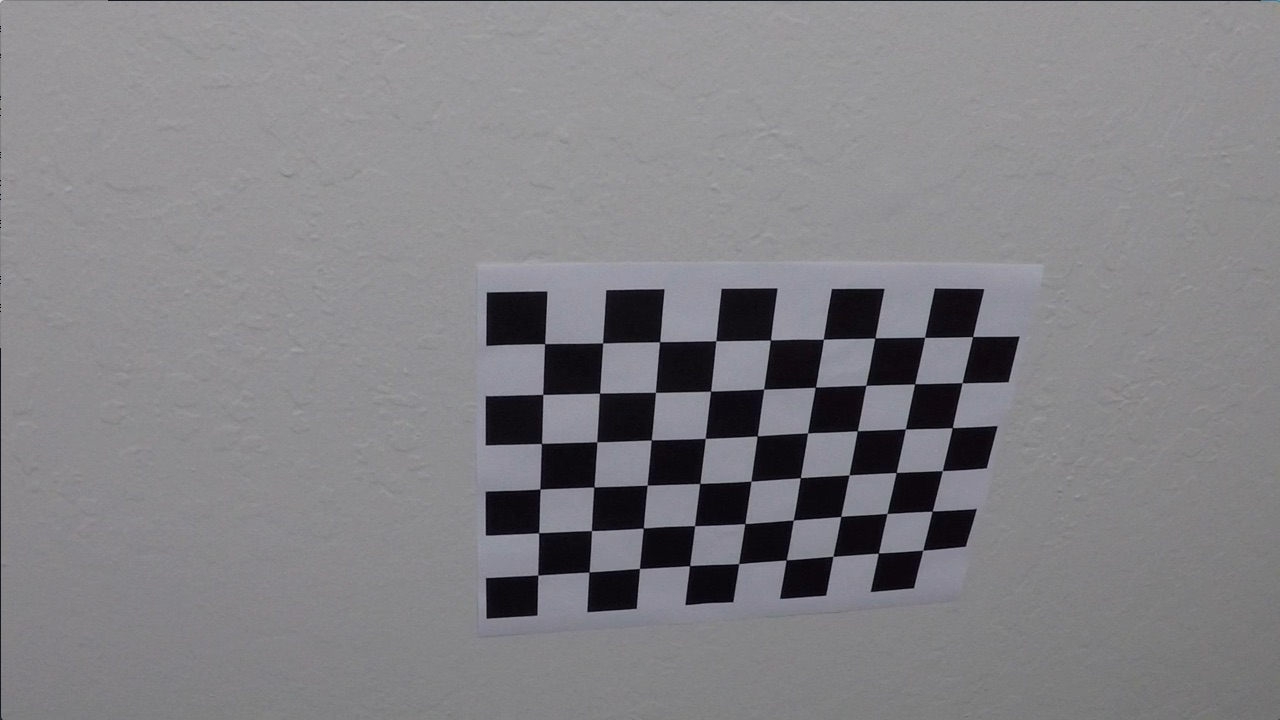
#> input picture CarND-Advanced-Lane-Lines/camera_cal/calibration10.jpg, 1280 x 720 px; its folder holds only this picture in this run
$ jupyter execute --allow-errors Finding_Lane_Line_PlayGround_python.ipynb   (shell and % lines are left out)   (older library calls are emulated)
#> lines starting #> are read from the running program, lines starting #| are printed output that depends on the picture; after the words box and inside, x2 and y2 are one past the last pixel; in counts of white or black regions, pixels touching at a corner belong together
### CarND-Advanced-Lane-Lines/utils/CameraCalibration.py
import numpy as np
import cv2

class CameraCalibration():
    def __init__(self, images):
        self.mtx = None # Camera matrix
        self.dist = None # Distortion coefficients

        self.size = None # image size

        objpoints, imgpoints = self.get_obj_img_points(images)
        self.mtx, self.dist = self.get_calibration_mat(objpoints, imgpoints)

    def get_obj_img_points(self, images):
        # prepare object points, like (0,0,0), (1,0,0), (2,0,0) ....,(6,5,0)
        objp = np.zeros((6*9,3), np.float32)
        objp[:,:2] = np.mgrid[0:9,0:6].T.reshape(-1,2)

        # Arrays to store object points and image points from all the images.
        objpoints = [] # 3d points in real world space
        imgpoints = [] # 2d points in image plane.

        # Step through the list and search for chessboard corners
        for fname in images:
            img = cv2.imread(fname)
#> img is the input picture: shape (720, 1280, 3); mean B, G, R 133.1, 129.4, 130.2
            gray = cv2.cvtColor(img,cv2.COLOR_BGR2GRAY)
            self.size = gray.shape[::-1]

            # Find the chessboard corners
            ret, corners = cv2.findChessboardCorners(gray, (9,6), None)
#> ret = True; corners = 54 rows, first 8: [545.3, 343.1], [602.7, 342.8], [660.1, 341.3], [715.8, 340.7], [770.6, 340], [823.5, 339.2], [874.3, 338.5], [925.1, 337.4]
#> in __init__, `objpoints, imgpoints = self.get_obj_img_points(images)`: objpoints = 1 item

            # If found, add object points, image points
            if ret == True:
                objpoints.append(objp)
                imgpoints.append(corners)

        return objpoints, imgpoints

    def get_calibration_mat(self, objpoints, imgpoints):
        ret, mtx, dist, rvecs, tvecs = cv2.calibrateCamera(objpoints, imgpoints, self.size, None, None)
#> ret = 0.68; mtx = [[1143.7, 0, 681.7], [0, 1109.2, 367.7], [0, 0, 1]]; dist = [[-0.515, 2.99, -0.00876, 0.00937, 1.41]]; rvecs = ([0.451, -0.252, 0.0361],); tvecs = ([-2.31, -0.422, 19.12],)
        return mtx, dist

    def undistort_img(self, img):
        return cv2.undistort(img, self.mtx, self.dist, None, self.mtx)

### CarND-Advanced-Lane-Lines/utils/Thresholding.py
import numpy as np
import cv2

class ImageColorThres():
    def __init__(self, img, vertices):
        self.img = self.region_of_interest(img, vertices)
        self.H, self.L, self.S = self.RGB2HLS()

    def RGB2HLS(self):
        hls = cv2.cvtColor(self.img, cv2.COLOR_RGB2HLS) # decompose
        return hls[:,:,0], hls[:,:,1], hls[:,:,2]

    def thresholding_onechannel(self, channel, th_min=0, th_max=255):
        # decompose
        if channel == 'H':
            target_channel_img = self.H
        elif channel == 'L':
            target_channel_img = self.L
        elif channel == 'S':
            target_channel_img = self.S

        # combine
        binary = np.zeros_like(target_channel_img)
        binary[(target_channel_img >= th_min)&(target_channel_img <= th_max)] = 1

        return binary

    def region_of_interest(self, img, vertices):
        """
        Applies an image mask.

        Only keeps the region of the image defined by the polygon
        formed from `vertices`. The rest of the image is set to black.
        """
        # defining a blank mask to start with
        mask = np.zeros_like(img)

        # defining a 3 channel or 1 channel color to fill the mask with depending on the input image
        if len(img.shape) > 2:
            channel_count = img.shape[2]  # i.e. 3 or 4 depending on your image
            ignore_mask_color = (255,) * channel_count
        else:
            ignore_mask_color = 255

        # filling pixels inside the polygon defined by "vertices" with the fill color
        cv2.fillPoly(mask, vertices, ignore_mask_color)

        # returning the image only where mask pixels are nonzero
        masked_image = cv2.bitwise_and(img, mask)
        return masked_image

class ImageGradientThres():
    def __init__(self, gray):
        self.gray = gray
        print('Gradient thresholding class')

    def gaussian_blur(self, kernel_size):
        """Applies a Gaussian Noise kernel"""
        return cv2.GaussianBlur(img, (kernel_size, kernel_size), 0)

    # [68 lines left out: functions abs_sobel_thresh, mag_thresh, dir_threshold, region_of_interest, not called in this run]

### CarND-Advanced-Lane-Lines/utils/GradientThresholding.py
import numpy as np
import cv2

def gaussian_blur(gray, kernel_size):
    """Applies a Gaussian Noise kernel"""
    return cv2.GaussianBlur(img, (kernel_size, kernel_size), 0)

def abs_sobel_thresh(gray, orient='x', sobel_kernel=3, thresh=(0, 255)):
    # Apply x or y gradient with the OpenCV Sobel() function
    # and take the absolute value
    if orient == 'x':
        abs_sobel = np.absolute(cv2.Sobel(gray, cv2.CV_64F, 1, 0, ksize=sobel_kernel))
    if orient == 'y':
        abs_sobel = np.absolute(cv2.Sobel(gray, cv2.CV_64F, 0, 1, ksize=sobel_kernel))
    # Rescale back to 8 bit integer
    scaled_sobel = np.uint8(255*abs_sobel/np.max(abs_sobel))
    # Create a copy and apply the threshold
    binary_output = np.zeros_like(scaled_sobel)
    # Here I'm using inclusive (>=, <=) thresholds, but exclusive is ok too
    binary_output[(scaled_sobel >= thresh[0]) & (scaled_sobel <= thresh[1])] = 1

    # Return the result
    return binary_output

# [27 lines left out: functions mag_thresh, dir_threshold, not called in this run]

def region_of_interest(img, vertices):
    """
    Applies an image mask.

    Only keeps the region of the image defined by the polygon
    formed from `vertices`. The rest of the image is set to black.
    """
    # defining a blank mask to start with
    mask = np.zeros_like(img)

    # defining a 3 channel or 1 channel color to fill the mask with depending on the input image
    if len(img.shape) > 2:
        channel_count = img.shape[2]  # i.e. 3 or 4 depending on your image
        ignore_mask_color = (255,) * channel_count
    else:
        ignore_mask_color = 255

    # filling pixels inside the polygon defined by "vertices" with the fill color
    cv2.fillPoly(mask, vertices, ignore_mask_color)

    # returning the image only where mask pixels are nonzero
    masked_image = cv2.bitwise_and(img, mask)
    return masked_image

### CarND-Advanced-Lane-Lines/Finding_Lane_Line_PlayGround_python.ipynb
## Advanced Lane Finding Project

The goals / steps of this project are the following:

* Compute the camera calibration matrix and distortion coefficients given a set of chessboard images.
* Apply a distortion correction to raw images.
* Use color transforms, gradients, etc., to create a thresholded binary image.
* Apply a perspective transform to rectify binary image ("birds-eye view").
* Detect lane pixels and fit to find the lane boundary.
* Determine the curvature of the lane and vehicle position with respect to center.
* Warp the detected lane boundaries back onto the original image.
* Output visual display of the lane boundaries and numerical estimation of lane curvature and vehicle position.

## Undestort Image
---

[cell 1]
import numpy as np
import cv2
import glob
import matplotlib.pyplot as plt

[cell 2]
from utils.CameraCalibration import CameraCalibration # import Calibaration

[cell 3]
# Make a list of calibration images
chkboard_images = glob.glob('./camera_cal/calibration*.jpg')

#
calibration = CameraCalibration(chkboard_images)
#> in __init__, `self.mtx, self.dist = self.get_calibration_mat(objpoints, imgpoints)`: self.mtx has the same summary as mtx in get_calibration_mat; self.dist = [[-0.515, 2.99, -0.00876, 0.00937, 1.41]]

[cell 4]
calibration.mtx, calibration.dist
#> Out = ([[1143.7, 0, 681.7], [0, 1109.2, 367.7], [0, 0, 1]], [[-0.515, 2.99, -0.00876, 0.00937, 1.41]])

[cell 5]
img = cv2.imread('./camera_cal/calibration1.jpg')
#> (the rest of this cell did not finish here and is left out)

## Image Thresholding
---
Thresholding: using HLS channel

[cell 6]
from utils.Thresholding import ImageColorThres

[cell 7]
# load road image
img = cv2.imread('./test_images/straight_lines1.jpg')
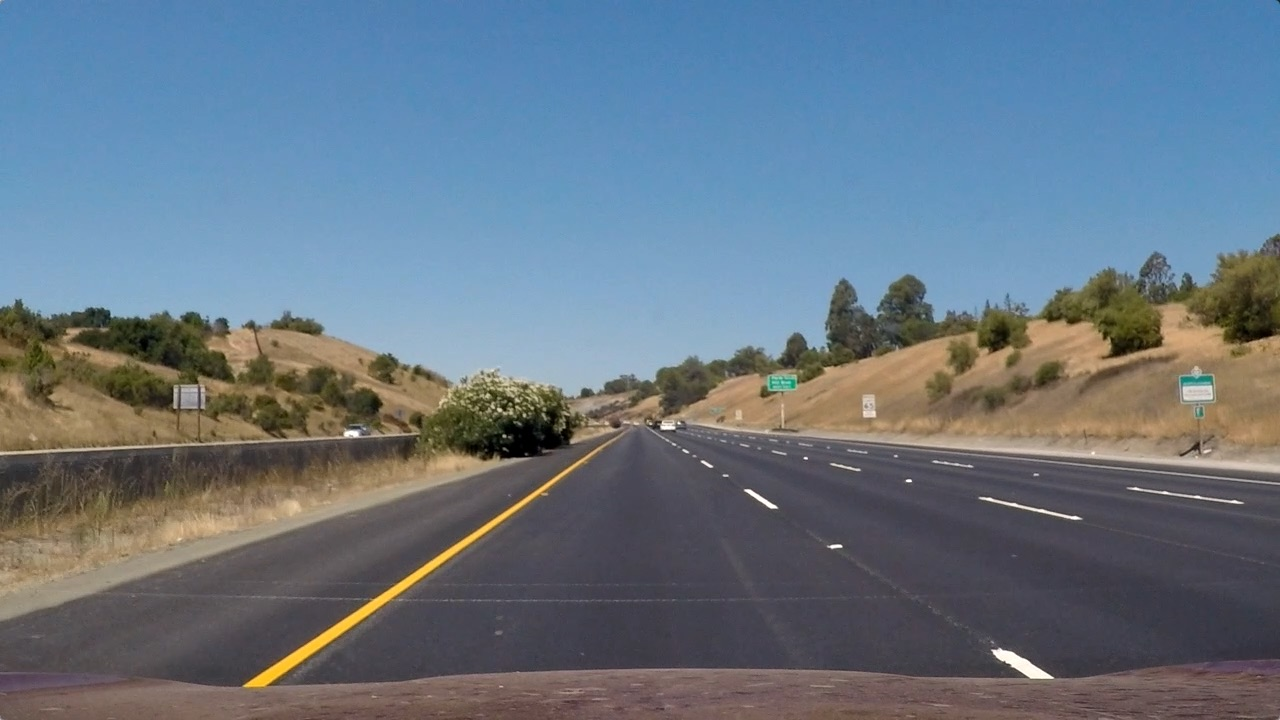
#> input picture CarND-Advanced-Lane-Lines/test_images/straight_lines1.jpg, 1280 x 720 px
#> img is the input picture: shape (720, 1280, 3); mean B, G, R 131.2, 117.7, 103.2
img = cv2.cvtColor(img, cv2.COLOR_BGR2RGB) # convert image from BGR to RGB

undimg = calibration.undistort_img(img)

f, (ax1, ax2) = plt.subplots(1, 2, figsize=(21, 6))
f.tight_layout()
ax1.imshow(img)
ax1.set_title('Original Image', fontsize=25)
ax2.imshow(undimg)
ax2.set_title('Undistorted Image', fontsize=25)
plt.subplots_adjust(left=0., right=1, top=0.9, bottom=0.)

[cell 8]
imshape = undimg.shape # image size
print("image shape: ", imshape)
#| image shape:  (720, 1280, 3)

roi_vertices = np.array([[(0,imshape[0]),
                        (imshape[1]*7/15, imshape[0]*3/5),
                        (imshape[1]*8/15, imshape[0]*3/5),
                        (imshape[1],imshape[0])]],
                         dtype=np.int32) # vertices of roi

colorthres = ImageColorThres(img, roi_vertices)
#> in region_of_interest, `cv2.fillPoly(mask, vertices, ignore_mask_color)`:
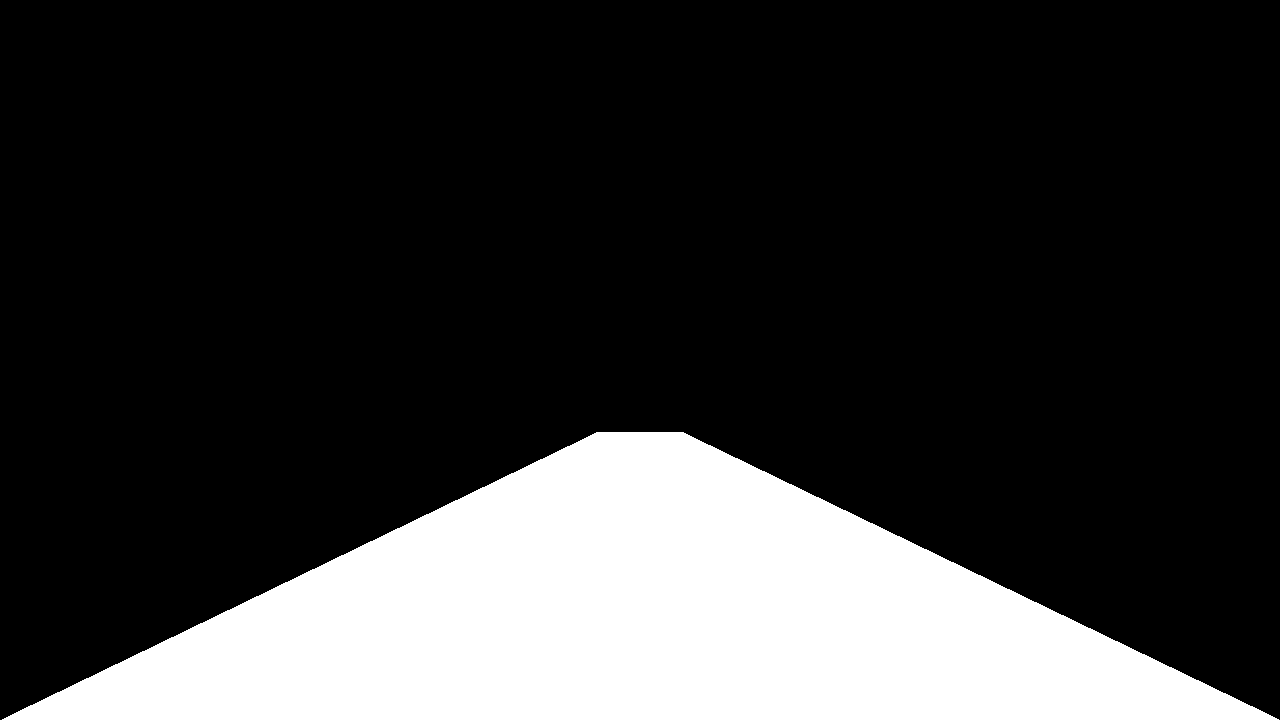
#> mask: shape (720, 1280, 3); 21.3% white; 1 white region, box (x1, y1, x2, y2) and area: (2, 432, 1279, 720) 196581

[cell 9]
yellowline = colorthres.thresholding_onechannel('S', 150, 255) # yellow for S channel
#> yellowline: shape (720, 1280); values 0 (black) and 1 (white), 0.42% white; 20 white regions (17 under 20 px), largest, box (x1, y1, x2, y2) and area: (245, 461, 581, 688) 3227, (994, 649, 1053, 678) 549, (746, 490, 776, 508) 94
whiteline  = colorthres.thresholding_onechannel('L', 170, 255) # white for L channel
#> whiteline: shape (720, 1280); values 0 (black) and 1 (white), 0.17% white; 64 white regions (57 under 20 px), largest, box (x1, y1, x2, y2) and area: (991, 648, 1054, 679) 682, (460, 450, 597, 544) 386, (744, 489, 778, 509) 162

binary_color = np.zeros_like(yellowline)
binary_color = np.maximum(yellowline, whiteline) # combine white and yellow using maximum
#> binary_color: shape (720, 1280); values 0 (black) and 1 (white), 0.46% white; 26 white regions (21 under 20 px), largest, box (x1, y1, x2, y2) and area: (245, 450, 597, 688) 3255, (991, 648, 1054, 679) 682, (744, 489, 778, 509) 162, (828, 545, 842, 549) 40, (701, 461, 713, 468) 32

f, (ax1, ax2, ax3) = plt.subplots(1, 3, figsize=(21, 6))
f.tight_layout()
ax1.imshow(yellowline, cmap='gray')
ax1.set_title('yellow', fontsize=25)
ax2.imshow(whiteline, cmap='gray')
ax2.set_title('white', fontsize=25)
plt.subplots_adjust(left=0., right=1, top=0.9, bottom=0.)
ax3.imshow(binary_color, cmap='gray')
ax3.set_title('binary (=max(yl,wt))', fontsize=25)

## Gradient Filter
---
using sobel operator

[cell 10]
import utils.GradientThresholding as gradThres

[cell 11]
redimg = undimg[:,:,0]

[cell 12]
# Choose a Sobel kernel size
ksize = 11 # Choose a larger odd number to smooth gradient measurements

# Apply each of the thresholding functions
gradx = gradThres.abs_sobel_thresh(redimg, orient='x', sobel_kernel=ksize, thresh=(50, 200))
#> gradx: shape (720, 1280); values 0 (black) and 1 (white), 1.7% white; 356 white regions (241 under 20 px), largest, box (x1, y1, x2, y2) and area: (68, 62, 110, 668) 2666, (1199, 49, 1240, 681) 2552, (253, 448, 597, 680) 1656
grady = gradThres.abs_sobel_thresh(redimg, orient='y', sobel_kernel=ksize, thresh=(50, 200))
#> grady: shape (720, 1280); values 0 (black) and 1 (white), 4.3% white; 482 white regions (276 under 20 px), largest, box (x1, y1, x2, y2) and area: (195, 437, 616, 685) 4845, (279, 675, 1021, 690) 2723, (680, 417, 1236, 471) 2536

# Combine gradient and trim roi
combined = np.zeros_like(gradx)
combined[((gradx == 1) & (grady == 1))] = 1
binary_grad = gradThres.region_of_interest(combined, roi_vertices)

# plot result
plt.imshow(binary_grad, cmap='gray')
plt.title('Gradient threshold')

## Combine color thresholds and gradient thresholds

[cell 13]
finimg = np.zeros_like(redimg)
finimg[(binary_grad == 1) | (binary_color ==1)] = 1
plt.imshow(finimg, cmap='gray')
plt.title('Combined color and gradient thresholds')

## Perspective Transform
---
Compute the perspective transform, M, given source and destination points:

```
M = cv2.getPerspectiveTransform(src, dst)
```

[cell 14]
undimg = calibration.undistort_img(img)

[cell 15]
# Define image shape
image_shape = finimg.shape
print("image shape:",image_shape)
# Define the region
area_of_interest = [[580,460],[710,460],[1150,720],[150,720]]
print(area_of_interest)

# Choose an offset from image corners to plot detected corners
offset1 = 200 # offset for dst points x value
offset2 = 0 # offset for dst points bottom y value
offset3 = 0 # offset for dst points top y value

# Grab the image shape
img_size = (finimg.shape[1], finimg.shape[0])

# For source points I'm grabbing the outer four detected corners
src = np.float32(area_of_interest)

# For destination points, I'm arbitrarily choosing some points to be
# a nice fit for displaying our warped result
dst = np.float32([[offset1, offset3],
                  [img_size[0]-offset1, offset3],
                  [img_size[0]-offset1, img_size[1]-offset2],
                  [offset1, img_size[1]-offset2]])

# calculate perspective transform
M = cv2.getPerspectiveTransform(src, dst)
Minv = cv2.getPerspectiveTransform(dst, src)

# warp the image
binary_warped = cv2.warpPerspective(finimg, M, img_size)

# plot
plt.imshow(binary_warped, cmap='gray')
plt.show()

[cell 16]
histogram = np.sum(binary_warped[int(binary_warped.shape[0]/2):,:], axis=0)
plt.plot(histogram)
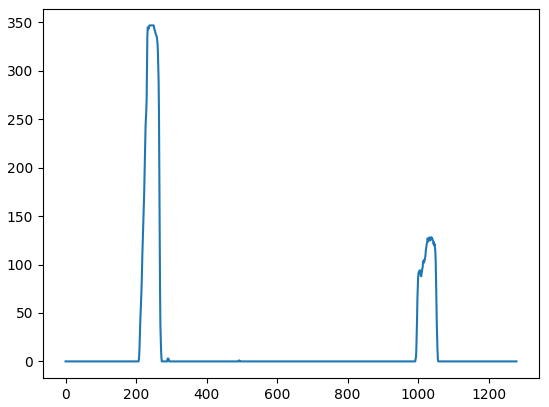
#> figure drawn by matplotlib, 1 panel; curve peaks at x = 238, y = 347

[cell 17]
# Assuming you have created a warped binary image called "binary_warped"
# Take a histogram of the bottom half of the image
histogram = np.sum(binary_warped[int(binary_warped.shape[0]/2):,:], axis=0)
# Create an output image to draw on and  visualize the result
out_img = np.dstack((binary_warped, binary_warped, binary_warped))*255
# Find the peak of the left and right halves of the histogram
# These will be the starting point for the left and right lines
midpoint = np.int(histogram.shape[0]/2)
leftx_base = np.argmax(histogram[:midpoint])
rightx_base = np.argmax(histogram[midpoint:]) + midpoint

# Choose the number of sliding windows
nwindows = 9
# Set height of windows
window_height = np.int(binary_warped.shape[0]/nwindows)
# Identify the x and y positions of all nonzero pixels in the image
nonzero = binary_warped.nonzero()
nonzeroy = np.array(nonzero[0])
nonzerox = np.array(nonzero[1])
# Current positions to be updated for each window
leftx_current = leftx_base
rightx_current = rightx_base
# Set the width of the windows +/- margin
margin = 100
# Set minimum number of pixels found to recenter window
minpix = 50
# Create empty lists to receive left and right lane pixel indices
left_lane_inds = []
right_lane_inds = []

# Step through the windows one by one
for window in range(nwindows):
    # Identify window boundaries in x and y (and right and left)
    win_y_low = binary_warped.shape[0] - (window+1)*window_height
    win_y_high = binary_warped.shape[0] - window*window_height
    win_xleft_low = leftx_current - margin
    win_xleft_high = leftx_current + margin
    win_xright_low = rightx_current - margin
    win_xright_high = rightx_current + margin
    # Draw the windows on the visualization image
    cv2.rectangle(out_img,(win_xleft_low,win_y_low),(win_xleft_high,win_y_high),(0,255,0), 2)
    cv2.rectangle(out_img,(win_xright_low,win_y_low),(win_xright_high,win_y_high),(0,255,0), 2)
    # Identify the nonzero pixels in x and y within the window
    good_left_inds = ((nonzeroy >= win_y_low) & (nonzeroy < win_y_high) & (nonzerox >= win_xleft_low) & (nonzerox < win_xleft_high)).nonzero()[0]
    good_right_inds = ((nonzeroy >= win_y_low) & (nonzeroy < win_y_high) & (nonzerox >= win_xright_low) & (nonzerox < win_xright_high)).nonzero()[0]
    # Append these indices to the lists
    left_lane_inds.append(good_left_inds)
    right_lane_inds.append(good_right_inds)
    # If you found > minpix pixels, recenter next window on their mean position
    if len(good_left_inds) > minpix:
        leftx_current = np.int(np.mean(nonzerox[good_left_inds]))
    if len(good_right_inds) > minpix:
        rightx_current = np.int(np.mean(nonzerox[good_right_inds]))

# Concatenate the arrays of indices
left_lane_inds = np.concatenate(left_lane_inds)
right_lane_inds = np.concatenate(right_lane_inds)

# Extract left and right line pixel positions
leftx = nonzerox[left_lane_inds]
lefty = nonzeroy[left_lane_inds]
rightx = nonzerox[right_lane_inds]
righty = nonzeroy[right_lane_inds]

# Fit a second order polynomial to each
left_fit = np.polyfit(lefty, leftx, 2)
right_fit = np.polyfit(righty, rightx, 2)

[cell 18]
# Generate x and y values for plotting
ploty = np.linspace(0, binary_warped.shape[0]-1, binary_warped.shape[0] )
left_fitx = left_fit[0]*ploty**2 + left_fit[1]*ploty + left_fit[2]
right_fitx = right_fit[0]*ploty**2 + right_fit[1]*ploty + right_fit[2]

out_img[nonzeroy[left_lane_inds], nonzerox[left_lane_inds]] = [255, 0, 0]
out_img[nonzeroy[right_lane_inds], nonzerox[right_lane_inds]] = [0, 0, 255]
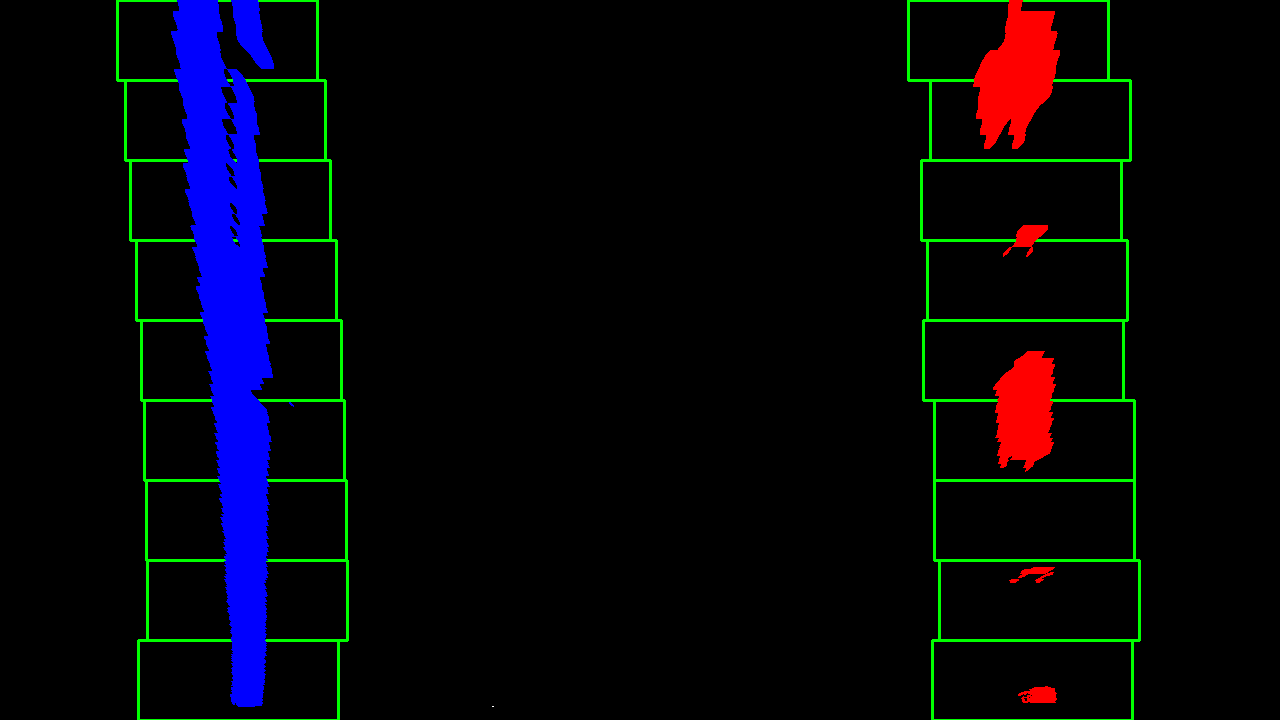
#> out_img: shape (720, 1280, 3); mean of channels 0, 1, 2 10.8, 4.9, 4.1; drawn as B, G, R
plt.imshow(out_img)
plt.plot(left_fitx, ploty, color='yellow')
plt.plot(right_fitx, ploty, color='yellow')
plt.xlim(0, 1280)
plt.ylim(720, 0)
#> (the rest of the program and of its run is left out)
